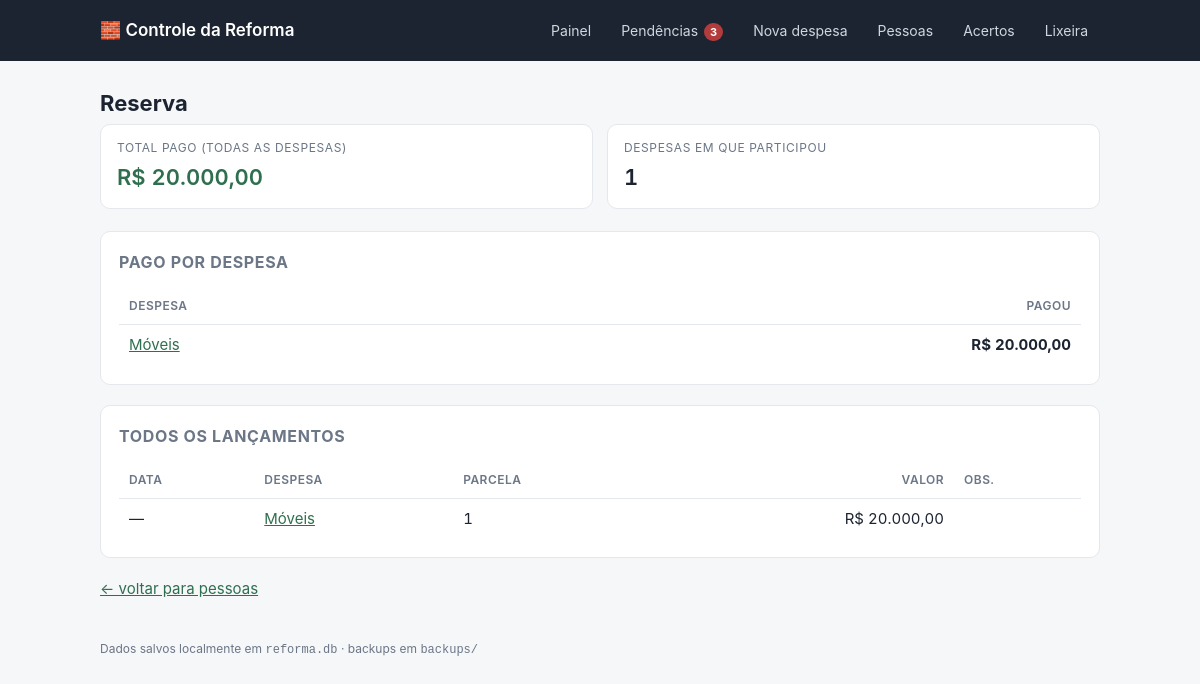
Page /pessoas/3 on the committed database.
### tables this page shows
CREATE TABLE pessoa (
    id      INTEGER PRIMARY KEY AUTOINCREMENT,
    nome    TEXT NOT NULL UNIQUE,
    ativo   INTEGER NOT NULL DEFAULT 1
);

CREATE TABLE despesa (
    id            INTEGER PRIMARY KEY AUTOINCREMENT,
    nome          TEXT NOT NULL,
    categoria     TEXT,
    observacao    TEXT,
    valor_total   INTEGER NOT NULL,          -- centavos
    qtd_parcelas  INTEGER NOT NULL,
    criado_em     TEXT NOT NULL DEFAULT (datetime('now','localtime'))
, excluido_em TEXT, pagador_id INTEGER REFERENCES pessoa(id));

CREATE TABLE pagamento (
    id          INTEGER PRIMARY KEY AUTOINCREMENT,
    parcela_id  INTEGER NOT NULL REFERENCES parcela(id) ON DELETE CASCADE,
    pessoa_id   INTEGER NOT NULL REFERENCES pessoa(id),
    valor       INTEGER NOT NULL,            -- centavos
    data        TEXT,                        -- YYYY-MM-DD (opcional)
    observacao  TEXT,
    criado_em   TEXT NOT NULL DEFAULT (datetime('now','localtime'))
);

CREATE TABLE parcela (
    id          INTEGER PRIMARY KEY AUTOINCREMENT,
    despesa_id  INTEGER NOT NULL REFERENCES despesa(id) ON DELETE CASCADE,
    numero      INTEGER NOT NULL,
    valor       INTEGER NOT NULL,            -- centavos
    vencimento  TEXT,                        -- YYYY-MM-DD (opcional)
    UNIQUE (despesa_id, numero)
);

### app.py (the view)
@app.route("/pessoas/<int:pessoa_id>")
def detalhe_pessoa(pessoa_id):
    pessoa, por_despesa, lancamentos, total = db.extrato_pessoa(pessoa_id)
    if not pessoa:
        flash("Pessoa não encontrada.", "erro")
        return redirect(url_for("pessoas"))
    return render_template(
        "pessoa.html",
        pessoa=pessoa,
        por_despesa=por_despesa,
        lancamentos=lancamentos,
        total=total,
        saldos=db.saldos_entre_pessoas(pessoa_id),
    )

### app.py (called while the page is built)
def brl(centavos):
    if centavos is None:
        centavos = 0
    sinal = "-" if centavos < 0 else ""
    centavos = abs(int(centavos))
    inteiro, cents = divmod(centavos, 100)
    return f"{sinal}R$ {inteiro:,.0f}".replace(",", ".") + f",{cents:02d}"

def data_br(iso):
    if not iso:
        return "—"
    partes = str(iso)[:10].split("-")
    return "/".join(reversed(partes)) if len(partes) == 3 else iso

@app.after_request
def backup_apos_alteracao(response):
    if request.method == "POST":
        try:
            backup.fazer_backup()
        except Exception as e:  # backup nunca pode derrubar o app
            print(f"[backup] falhou: {e}")
    return response

def calcular_pendencias():
    hoje = date.today()
    grupos = {"vencidas": [], "proximas": [], "futuras": []}
    for pc in db.parcelas_pendentes():
        try:
            dias = (date.fromisoformat(pc["vencimento"]) - hoje).days
        except ValueError:
            continue
        item = dict(pc, dias=dias, falta=pc["valor"] - pc["pago"])
        if dias < 0:
            grupos["vencidas"].append(item)
        elif dias <= DIAS_AVISO:
            grupos["proximas"].append(item)
        else:
            grupos["futuras"].append(item)
    return grupos

@app.context_processor
def inject_globals():
    pend = calcular_pendencias()
    acertos_pendentes = [s for s in db.saldos_entre_pessoas() if s["valor"] > 0]
    return {
        "pessoas_ativas": db.listar_pessoas(somente_ativas=True),
        "hoje": date.today().isoformat(),
        "pend": pend,
        "acertos_pendentes": acertos_pendentes,
        "dias_aviso": DIAS_AVISO,
        "qtd_pendencias": len(pend["vencidas"]) + len(pend["proximas"]) + len(acertos_pendentes),
    }

### db.py (called while the page is built)
def connect():
    conn = sqlite3.connect(DB_PATH)
    conn.row_factory = sqlite3.Row
    conn.execute("PRAGMA foreign_keys = ON")
    return conn

@contextmanager
def get_db():
    conn = connect()
    try:
        yield conn
        conn.commit()
    except Exception:
        conn.rollback()
        raise
    finally:
        conn.close()

def listar_pessoas(somente_ativas=False):
    with get_db() as conn:
        sql = "SELECT * FROM pessoa"
        if somente_ativas:
            sql += " WHERE ativo = 1"
        sql += " ORDER BY nome COLLATE NOCASE"
        return conn.execute(sql).fetchall()

### templates/pessoa.html (shortened to what this page needs)
{% extends "base.html" %}
{% block conteudo %}
<h1>{{ pessoa.nome }}</h1>
<div class="grid-cards">
  <div class="stat verde">
    <div class="rotulo">Total pago (todas as despesas)</div>
    <div class="valor">{{ total|brl }}</div>
  </div>
  <div class="stat">
    <div class="rotulo">Despesas em que participou</div>
    <div class="valor">{{ por_despesa|length }}</div>
  </div>
</div>
<div class="card">
  <h2>Pago por despesa</h2>
  {% if por_despesa %}
  <table>
    <thead><tr><th>Despesa</th><th class="num">Pagou</th></tr></thead>
    <tbody>
      {% for d in por_despesa %}
      <tr>
        <td><a href="{{ url_for('detalhe_despesa', despesa_id=d.id) }}">{{ d.nome }}</a></td>
        <td class="num"><strong>{{ d.total|brl }}</strong></td>
      </tr>
      {% endfor %}
    </tbody>
  </table>
  {% else %}<p class="vazio">Nenhum pagamento lançado para esta pessoa.</p>{% endif %}
</div>
<div class="card">
  <h2>Todos os lançamentos</h2>
  {% if lancamentos %}
  <div class="tabela-scroll">
  <table>
    <thead><tr><th>Data</th><th>Despesa</th><th>Parcela</th><th class="num">Valor</th><th>Obs.</th></tr></thead>
    <tbody>
      {% for l in lancamentos %}
      <tr>
        <td>{{ l.data|data_br }}</td>
        <td><a href="{{ url_for('detalhe_despesa', despesa_id=l.despesa_id) }}">{{ l.despesa }}</a></td>
        <td>{{ l.parcela_numero }}</td>
        <td class="num">{{ l.valor|brl }}</td>
        <td class="pequeno suave">{{ l.observacao or '' }}</td>
      </tr>
      {% endfor %}
    </tbody>
  </table>
  </div>
  {% else %}<p class="vazio">Sem lançamentos.</p>{% endif %}
</div>
<p><a href="{{ url_for('pessoas') }}">← voltar para pessoas</a></p>
{% endblock %}

### static/style.css (style rules this page uses)
:root { --bg: #f6f7f9; --card: #ffffff; --linha: #e4e7ec; --texto: #1c2431; --suave: #6b7686; --acento: #2f6f4f; --acento-claro: #e8f3ec; --alerta: #b23c3c; --alerta-claro: #fdecec; --aviso: #a5741a; --aviso-claro: #fdf4e3; --raio: 10px; }
* { box-sizing: border-box; }
body { margin: 0; background: var(--bg); color: var(--texto); font: 15px/1.5 -apple-system, BlinkMacSystemFont, "Segoe UI", Roboto, Helvetica, Arial, sans-serif; }
h1 { font-size: 22px; margin: 0 0 4px; }
h2 { font-size: 16px; margin: 0 0 14px; text-transform: uppercase; letter-spacing: .04em; color: var(--suave); }
a { color: var(--acento); }
.card { background: var(--card); border: 1px solid var(--linha); border-radius: var(--raio); padding: 18px; margin-bottom: 20px; }
.grid-cards { display: grid; grid-template-columns: repeat(auto-fit, minmax(180px, 1fr)); gap: 14px; margin-bottom: 22px; }
.stat { background: var(--card); border: 1px solid var(--linha); border-radius: var(--raio); padding: 14px 16px; }
.stat .rotulo { font-size: 12px; text-transform: uppercase; letter-spacing: .05em; color: var(--suave); }
.stat .valor { font-size: 22px; font-weight: 600; margin-top: 4px; font-variant-numeric: tabular-nums; }
.stat.verde .valor { color: var(--acento); }
table { width: 100%; border-collapse: collapse; font-variant-numeric: tabular-nums; }
th, td { padding: 9px 10px; text-align: left; border-bottom: 1px solid var(--linha); vertical-align: middle; }
th { font-size: 12px; text-transform: uppercase; letter-spacing: .04em; color: var(--suave); font-weight: 600; }
td.num, th.num { text-align: right; }
tr:last-child td { border-bottom: none; }
.tabela-scroll { overflow-x: auto; }
.suave { color: var(--suave); }
.pequeno { font-size: 13px; }

### rows in the picture
pessoa: nome "Reserva"
despesa: nome "Móveis", total|brl "R$ 20.000,00"
pagamento: data|data_br "—", despesa "Móveis", parcela_numero "1", valor|brl "R$ 20.000,00"

### other values in the picture
{{ qtd_pendencias }} "3"
{{ total|brl }} "R$ 20.000,00"
{{ por_despesa|length }} "1"
